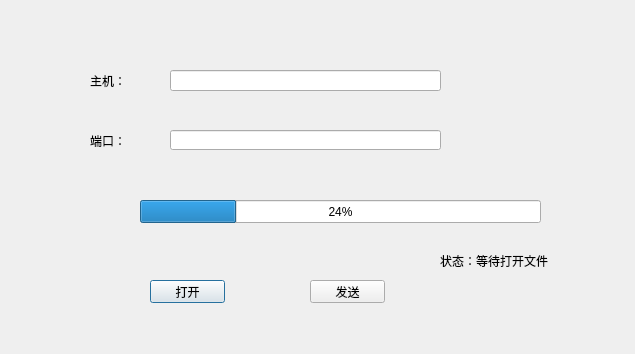
<?xml version="1.0" encoding="UTF-8"?>
<ui version="4.0">
 <class>SendFileDialog</class>
 <widget class="QDialog" name="SendFileDialog">
  <property name="geometry">
   <rect>
    <x>0</x>
    <y>0</y>
    <width>635</width>
    <height>354</height>
   </rect>
  </property>
  <property name="windowTitle">
   <string>Dialog</string>
  </property>
  <widget class="QPushButton" name="openButton">
   <property name="geometry">
    <rect>
     <x>150</x>
     <y>280</y>
     <width>75</width>
     <height>23</height>
    </rect>
   </property>
   <property name="text">
    <string>打开</string>
   </property>
  </widget>
  <widget class="QLineEdit" name="postLineEdit">
   <property name="geometry">
    <rect>
     <x>170</x>
     <y>130</y>
     <width>271</width>
     <height>20</height>
    </rect>
   </property>
  </widget>
  <widget class="QPushButton" name="sendButton">
   <property name="geometry">
    <rect>
     <x>310</x>
     <y>280</y>
     <width>75</width>
     <height>23</height>
    </rect>
   </property>
   <property name="text">
    <string>发送</string>
   </property>
  </widget>
  <widget class="QLabel" name="label_2">
   <property name="geometry">
    <rect>
     <x>90</x>
     <y>130</y>
     <width>91</width>
     <height>21</height>
    </rect>
   </property>
   <property name="text">
    <string>端口：</string>
   </property>
  </widget>
  <widget class="QProgressBar" name="clientProgressBar">
   <property name="geometry">
    <rect>
     <x>140</x>
     <y>200</y>
     <width>401</width>
     <height>23</height>
    </rect>
   </property>
   <property name="value">
    <number>24</number>
   </property>
  </widget>
  <widget class="QLineEdit" name="hostLineEdit">
   <property name="geometry">
    <rect>
     <x>170</x>
     <y>70</y>
     <width>271</width>
     <height>21</height>
    </rect>
   </property>
  </widget>
  <widget class="QLabel" name="label">
   <property name="geometry">
    <rect>
     <x>90</x>
     <y>70</y>
     <width>91</width>
     <height>21</height>
    </rect>
   </property>
   <property name="text">
    <string>主机：</string>
   </property>
  </widget>
  <widget class="QLabel" name="state">
   <property name="geometry">
    <rect>
     <x>440</x>
     <y>250</y>
     <width>181</width>
     <height>21</height>
    </rect>
   </property>
   <property name="text">
    <string>状态：等待打开文件</string>
   </property>
  </widget>
 </widget>
 <resources/>
 <connections/>
</ui>
